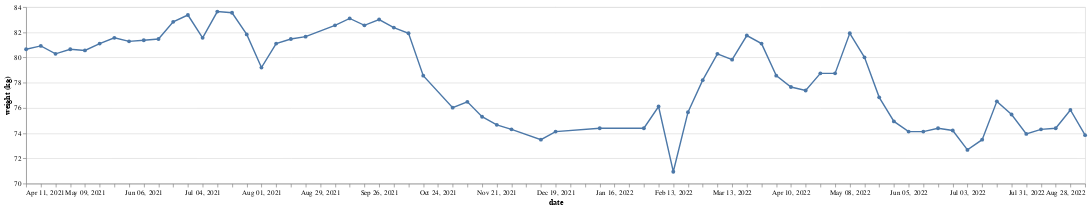

Notebook code cell kept with this figure:
### Code cell
import altair as alt
alt.renderers.enable('html')

chart = alt.Chart(df).mark_line(point = True).encode(
    alt.X('date:T', timeUnit='yearmonthdate', sort='-x', title='date', axis= alt.Axis(
        grid=False)),
    alt.Y('weight', scale=alt.Scale(zero=False), title = 'weight (kg)') 
).properties(
    width=1500,
    height=250
)


chart

### Figure 1 — Vega-Lite specification as saved in the notebook (floating-point values rounded to 4 significant figures)
{"config": {"view": {"continuousWidth": 400, "continuousHeight": 300}}, "data": {"name": "data-f2adda0648d6470cfa255bf68c5379a1"}, "mark": {"type": "line", "point": true}, "encoding": {"x": {"axis": {"grid": false}, "field": "date", "sort": "-x", "timeUnit": "yearmonthdate", "title": "date", "type": "temporal"}, "y": {"field": "weight", "scale": {"zero": false}, "title": "weight (kg)", "type": "quantitative"}}, "height": 250, "width": 1500, "$schema": "https://vega.github.io/schema/vega-lite/v4.17.0.json", "datasets": {"data-f2adda0648d6470cfa255bf68c5379a1": [{"date": "2021-04-11T00:00:00", "weight": 80.65}, {"date": "2021-04-18T00:00:00", "weight": 80.92}, {"date": "2021-04-25T00:00:00", "weight": 80.29}, {"date": "2021-05-02T00:00:00", "weight": 80.65}, {"date": "2021-05-09T00:00:00", "weight": 80.56}, {"date": "2021-05-16T00:00:00", "weight": 81.1}, {"date": "2021-05-23T00:00:00", "weight": 81.56}, {"date": "2021-05-30T00:00:00", "weight": 81.28}, {"date": "2021-06-06T00:00:00", "weight": 81.37}, {"date": "2021-06-13T00:00:00", "weight": 81.47}, {"date": "2021-06-20T00:00:00", "weight": 82.83}, {"date": "2021-06-27T00:00:00", "weight": 83.37}, {"date": "2021-07-04T00:00:00", "weight": 81.56}, {"date": "2021-07-11T00:00:00", "weight": 83.64}, {"date": "2021-07-18T00:00:00", "weight": 83.55}, {"date": "2021-07-25T00:00:00", "weight": 81.83}, {"date": "2021-08-01T00:00:00", "weight": 79.2}, {"date": "2021-08-08T00:00:00", "weight": 81.1}, {"date": "2021-08-15T00:00:00", "weight": 81.47}, {"date": "2021-08-22T00:00:00", "weight": 81.65}, {"date": "2021-09-05T00:00:00", "weight": 82.55}, {"date": "2021-09-12T00:00:00", "weight": 83.1}, {"date": "2021-09-19T00:00:00", "weight": 82.55}, {"date": "2021-09-26T00:00:00", "weight": 83.01}, {"date": "2021-10-03T00:00:00", "weight": 82.37}, {"date": "2021-10-10T00:00:00", "weight": 81.92}, {"date": "2021-10-17T00:00:00", "weight": 78.56}, {"date": "2021-10-31T00:00:00", "weight": 76.02}, {"date": "2021-11-07T00:00:00", "weight": 76.48}, {"date": "2021-11-14T00:00:00", "weight": 75.3}, {"date": "2021-11-21T00:00:00", "weight": 74.66}, {"date": "2021-11-28T00:00:00", "weight": 74.3}, {"date": "2021-12-12T00:00:00", "weight": 73.48}, {"date": "2021-12-19T00:00:00", "weight": 74.12}, {"date": "2022-01-09T00:00:00", "weight": 74.39}, {"date": "2022-01-30T00:00:00", "weight": 74.39}, {"date": "2022-02-06T00:00:00", "weight": 76.11}, {"date": "2022-02-13T00:00:00", "weight": 70.94}, {"date": "2022-02-20T00:00:00", "weight": 75.66}, {"date": "2022-02-27T00:00:00", "weight": 78.2}, {"date": "2022-03-06T00:00:00", "weight": 80.29}, {"date": "2022-03-13T00:00:00", "weight": 79.83}, {"date": "2022-03-20T00:00:00", "weight": 81.74}, {"date": "2022-03-27T00:00:00", "weight": 81.1}, {"date": "2022-04-03T00:00:00", "weight": 78.56}, {"date": "2022-04-10T00:00:00", "weight": 77.66}, {"date": "2022-04-17T00:00:00", "weight": 77.38}, {"date": "2022-04-24T00:00:00", "weight": 78.74}, {"date": "2022-05-01T00:00:00", "weight": 78.74}, {"date": "2022-05-08T00:00:00", "weight": 81.92}, {"date": "2022-05-15T00:00:00", "weight": 80.01}, {"date": "2022-05-22T00:00:00", "weight": 76.84}, {"date": "2022-05-29T00:00:00", "weight": 74.93}, {"date": "2022-06-05T00:00:00", "weight": 74.12}, {"date": "2022-06-12T00:00:00", "weight": 74.12}, {"date": "2022-06-19T00:00:00", "weight": 74.39}, {"date": "2022-06-26T00:00:00", "weight": 74.21}, {"date": "2022-07-03T00:00:00", "weight": 72.67}, {"date": "2022-07-10T00:00:00", "weight": 73.48}, {"date": "2022-07-17T00:00:00", "weight": 76.52}, {"date": "2022-07-24T00:00:00", "weight": 75.48}, {"date": "2022-07-31T00:00:00", "weight": 73.94}, {"date": "2022-08-07T00:00:00", "weight": 74.3}, {"date": "2022-08-14T00:00:00", "weight": 74.39}, {"date": "2022-08-21T00:00:00", "weight": 75.84}, {"date": "2022-08-28T00:00:00", "weight": 73.84}]}}
